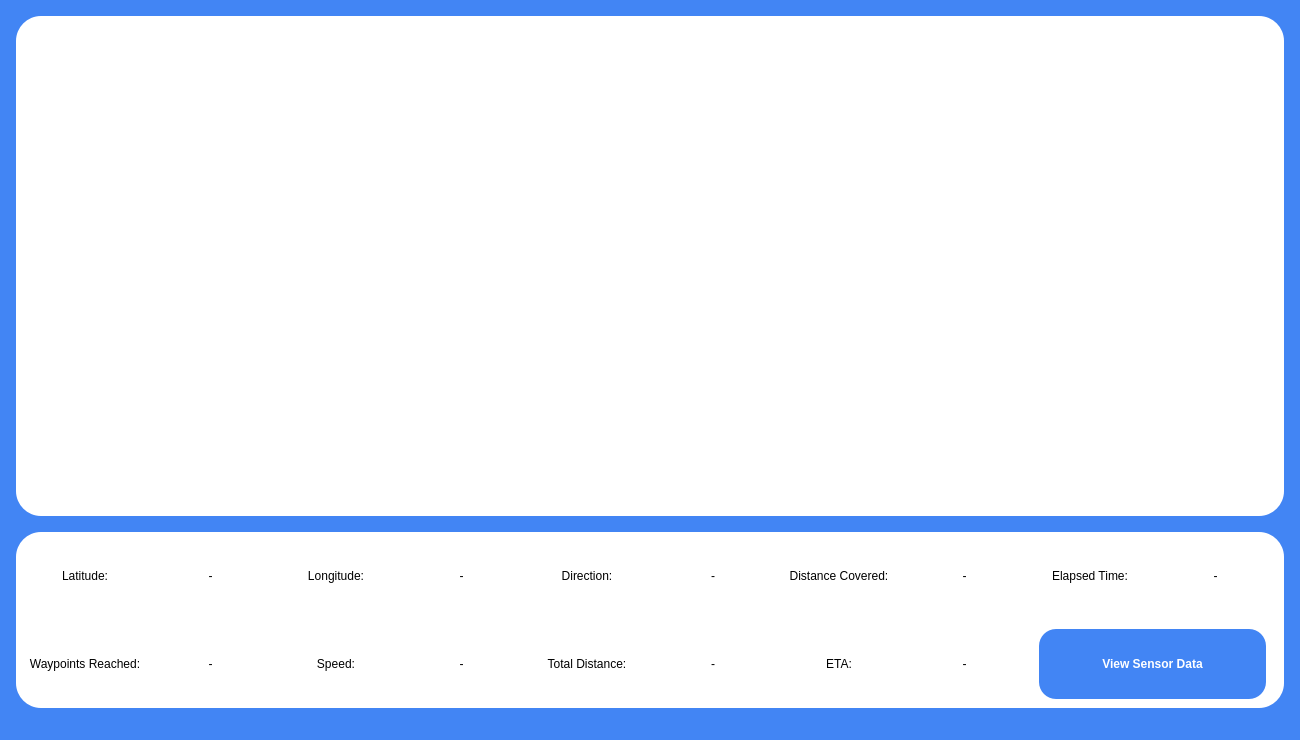
<?xml version="1.0" encoding="UTF-8"?>
<ui version="4.0">
 <class>MainWindow</class>
 <widget class="QMainWindow" name="MainWindow">
  <property name="enabled">
   <bool>true</bool>
  </property>
  <property name="geometry">
   <rect>
    <x>0</x>
    <y>0</y>
    <width>1300</width>
    <height>740</height>
   </rect>
  </property>
  <property name="windowTitle">
   <string>MainWindow</string>
  </property>
  <widget class="QWidget" name="centralwidget">
   <layout class="QVBoxLayout" name="verticalLayout_13">
    <property name="leftMargin">
     <number>0</number>
    </property>
    <property name="topMargin">
     <number>0</number>
    </property>
    <property name="rightMargin">
     <number>0</number>
    </property>
    <property name="bottomMargin">
     <number>0</number>
    </property>
    <item>
     <widget class="QStackedWidget" name="stackedWidget">
      <property name="styleSheet">
       <string notr="true">#Login_Page{
background-color: #4285F4;
}

#Configuration_Page{background-color: #4285F4;
}

#Map_Page{background-color: #4285F4;
}

 #Sensor_Page{background-color: #4285F4;
}</string>
      </property>
      <property name="currentIndex">
       <number>2</number>
      </property>
      <widget class="QWidget" name="Login_Page">
       <widget class="QWidget" name="Login_Widget" native="true">
        <property name="geometry">
         <rect>
          <x>860</x>
          <y>100</y>
          <width>412</width>
          <height>540</height>
         </rect>
        </property>
        <property name="sizePolicy">
         <sizepolicy hsizetype="Fixed" vsizetype="Fixed">
          <horstretch>0</horstretch>
          <verstretch>0</verstretch>
         </sizepolicy>
        </property>
        <property name="autoFillBackground">
         <bool>false</bool>
        </property>
        <property name="styleSheet">
         <string notr="true">#Login_Widget{
background-color: #FFFFFF;
border-radius: 30px;
padding: 20px}</string>
        </property>
        <layout class="QVBoxLayout" name="verticalLayout" stretch="0,0,0,0">
         <property name="leftMargin">
          <number>36</number>
         </property>
         <property name="topMargin">
          <number>56</number>
         </property>
         <property name="rightMargin">
          <number>36</number>
         </property>
         <property name="bottomMargin">
          <number>84</number>
         </property>
         <item>
          <widget class="QLineEdit" name="Login_LineEdit">
           <property name="font">
            <font>
             <pointsize>22</pointsize>
             <weight>75</weight>
             <bold>true</bold>
            </font>
           </property>
           <property name="layoutDirection">
            <enum>Qt::LeftToRight</enum>
           </property>
           <property name="styleSheet">
            <string notr="true"/>
           </property>
           <property name="text">
            <string>Login</string>
           </property>
           <property name="frame">
            <bool>false</bool>
           </property>
           <property name="alignment">
            <set>Qt::AlignCenter</set>
           </property>
          </widget>
         </item>
         <item>
          <widget class="QWidget" name="widget_8" native="true">
           <layout class="QVBoxLayout" name="verticalLayout_9">
            <item>
             <widget class="QWidget" name="widget_6" native="true">
              <layout class="QVBoxLayout" name="verticalLayout_7">
               <property name="spacing">
                <number>17</number>
               </property>
               <item>
                <widget class="QLineEdit" name="Username_LineEdit">
                 <property name="font">
                  <font>
                   <pointsize>16</pointsize>
                   <weight>75</weight>
                   <bold>true</bold>
                  </font>
                 </property>
                 <property name="text">
                  <string>Username</string>
                 </property>
                 <property name="frame">
                  <bool>false</bool>
                 </property>
                </widget>
               </item>
               <item>
                <widget class="QLineEdit" name="Enter_Username_LineEdit">
                 <property name="minimumSize">
                  <size>
                   <width>0</width>
                   <height>44</height>
                  </size>
                 </property>
                 <property name="maximumSize">
                  <size>
                   <width>16777215</width>
                   <height>44</height>
                  </size>
                 </property>
                 <property name="styleSheet">
                  <string notr="true">#Enter_Username_LineEdit{
border : solid #868686;
border-width : 2px;
border-radius: 10px
}</string>
                 </property>
                 <property name="frame">
                  <bool>false</bool>
                 </property>
                 <property name="placeholderText">
                  <string>Enter Username</string>
                 </property>
                </widget>
               </item>
              </layout>
             </widget>
            </item>
            <item>
             <widget class="QWidget" name="widget_7" native="true">
              <layout class="QVBoxLayout" name="verticalLayout_8">
               <property name="spacing">
                <number>17</number>
               </property>
               <item>
                <widget class="QLineEdit" name="Password_LineEdit">
                 <property name="font">
                  <font>
                   <pointsize>16</pointsize>
                   <weight>75</weight>
                   <bold>true</bold>
                  </font>
                 </property>
                 <property name="text">
                  <string>Password</string>
                 </property>
                 <property name="frame">
                  <bool>false</bool>
                 </property>
                </widget>
               </item>
               <item>
                <widget class="QLineEdit" name="Enter_Password_LineEdit">
                 <property name="sizePolicy">
                  <sizepolicy hsizetype="Expanding" vsizetype="Fixed">
                   <horstretch>0</horstretch>
                   <verstretch>0</verstretch>
                  </sizepolicy>
                 </property>
                 <property name="minimumSize">
                  <size>
                   <width>0</width>
                   <height>44</height>
                  </size>
                 </property>
                 <property name="maximumSize">
                  <size>
                   <width>16777215</width>
                   <height>44</height>
                  </size>
                 </property>
                 <property name="styleSheet">
                  <string notr="true">#Enter_Password_LineEdit{
border : solid #868686;
border-width : 2px;
border-radius: 10px
}</string>
                 </property>
                 <property name="frame">
                  <bool>false</bool>
                 </property>
                 <property name="placeholderText">
                  <string>Enter Password</string>
                 </property>
                </widget>
               </item>
              </layout>
             </widget>
            </item>
           </layout>
          </widget>
         </item>
         <item>
          <widget class="QLineEdit" name="Error_LineEdit">
           <property name="minimumSize">
            <size>
             <width>0</width>
             <height>20</height>
            </size>
           </property>
           <property name="maximumSize">
            <size>
             <width>16777215</width>
             <height>20</height>
            </size>
           </property>
           <property name="frame">
            <bool>false</bool>
           </property>
          </widget>
         </item>
         <item>
          <widget class="QPushButton" name="Login_PushButton">
           <property name="sizePolicy">
            <sizepolicy hsizetype="Expanding" vsizetype="Fixed">
             <horstretch>0</horstretch>
             <verstretch>0</verstretch>
            </sizepolicy>
           </property>
           <property name="minimumSize">
            <size>
             <width>340</width>
             <height>56</height>
            </size>
           </property>
           <property name="maximumSize">
            <size>
             <width>340</width>
             <height>56</height>
            </size>
           </property>
           <property name="font">
            <font>
             <pointsize>16</pointsize>
             <weight>75</weight>
             <bold>true</bold>
            </font>
           </property>
           <property name="styleSheet">
            <string notr="true">#Login_PushButton{
background-color: qlineargradient(x1: 0, y1: 0, x2: 0, y2: 1, stop: 0 #4285F4, stop: 1 #4285F4);
border: none;
border-radius: 20px;
color: white
}</string>
           </property>
           <property name="text">
            <string>Login</string>
           </property>
          </widget>
         </item>
        </layout>
       </widget>
      </widget>
      <widget class="QWidget" name="Configuration_Page">
       <widget class="QWidget" name="Background_Card" native="true">
        <property name="geometry">
         <rect>
          <x>150</x>
          <y>100</y>
          <width>1000</width>
          <height>540</height>
         </rect>
        </property>
        <property name="sizePolicy">
         <sizepolicy hsizetype="Fixed" vsizetype="Fixed">
          <horstretch>0</horstretch>
          <verstretch>0</verstretch>
         </sizepolicy>
        </property>
        <property name="layoutDirection">
         <enum>Qt::LeftToRight</enum>
        </property>
        <property name="styleSheet">
         <string notr="true">#Background_Card{
background-color:#FFFFFF;
border-radius:40;

}</string>
        </property>
        <layout class="QVBoxLayout" name="verticalLayout_2">
         <property name="topMargin">
          <number>56</number>
         </property>
         <property name="bottomMargin">
          <number>69</number>
         </property>
         <item>
          <widget class="QLineEdit" name="Initial_Configuration_LineEdit">
           <property name="sizePolicy">
            <sizepolicy hsizetype="Expanding" vsizetype="Fixed">
             <horstretch>0</horstretch>
             <verstretch>0</verstretch>
            </sizepolicy>
           </property>
           <property name="font">
            <font>
             <pointsize>22</pointsize>
             <weight>75</weight>
             <bold>true</bold>
            </font>
           </property>
           <property name="styleSheet">
            <string notr="true">#Initial_Configuration_LineEdit{
background: transparent}</string>
           </property>
           <property name="text">
            <string>Initial Configuration</string>
           </property>
           <property name="frame">
            <bool>false</bool>
           </property>
           <property name="alignment">
            <set>Qt::AlignCenter</set>
           </property>
          </widget>
         </item>
         <item>
          <widget class="QWidget" name="widget" native="true">
           <layout class="QHBoxLayout" name="horizontalLayout" stretch="5,5">
            <item alignment="Qt::AlignTop">
             <widget class="QWidget" name="widget_2" native="true">
              <layout class="QVBoxLayout" name="verticalLayout_3">
               <property name="spacing">
                <number>36</number>
               </property>
               <item alignment="Qt::AlignTop">
                <widget class="QWidget" name="widget_4" native="true">
                 <layout class="QVBoxLayout" name="verticalLayout_5">
                  <property name="spacing">
                   <number>17</number>
                  </property>
                  <item>
                   <widget class="QLineEdit" name="Initial_Latitude_LineEdit">
                    <property name="font">
                     <font>
                      <pointsize>16</pointsize>
                      <weight>75</weight>
                      <bold>true</bold>
                     </font>
                    </property>
                    <property name="text">
                     <string>Initial Latitude</string>
                    </property>
                    <property name="frame">
                     <bool>false</bool>
                    </property>
                   </widget>
                  </item>
                  <item>
                   <widget class="QLineEdit" name="Enter_Latitude_LineEdit">
                    <property name="minimumSize">
                     <size>
                      <width>0</width>
                      <height>44</height>
                     </size>
                    </property>
                    <property name="styleSheet">
                     <string notr="true">#Enter_Latitude_LineEdit{
border : solid #868686;
border-width : 2px;
border-radius: 10px
}</string>
                    </property>
                    <property name="placeholderText">
                     <string>Enter current Latitude</string>
                    </property>
                   </widget>
                  </item>
                 </layout>
                </widget>
               </item>
               <item alignment="Qt::AlignTop">
                <widget class="QWidget" name="widget_5" native="true">
                 <layout class="QVBoxLayout" name="verticalLayout_6">
                  <property name="spacing">
                   <number>16</number>
                  </property>
                  <item>
                   <widget class="QLineEdit" name="Initial_Longitude_LineEdit">
                    <property name="font">
                     <font>
                      <pointsize>16</pointsize>
                      <weight>75</weight>
                      <bold>true</bold>
                     </font>
                    </property>
                    <property name="text">
                     <string>Initial Longitude</string>
                    </property>
                    <property name="frame">
                     <bool>false</bool>
                    </property>
                   </widget>
                  </item>
                  <item>
                   <widget class="QLineEdit" name="Enter_Longitude_LineEdit">
                    <property name="minimumSize">
                     <size>
                      <width>0</width>
                      <height>44</height>
                     </size>
                    </property>
                    <property name="styleSheet">
                     <string notr="true">#Enter_Longitude_LineEdit{
border : solid #868686;
border-width : 2px;
border-radius: 10px
}</string>
                    </property>
                    <property name="placeholderText">
                     <string>Enter current Longitude</string>
                    </property>
                   </widget>
                  </item>
                 </layout>
                </widget>
               </item>
              </layout>
             </widget>
            </item>
            <item alignment="Qt::AlignHCenter">
             <widget class="QWidget" name="widget_3" native="true">
              <layout class="QVBoxLayout" name="verticalLayout_4">
               <item>
                <widget class="QPushButton" name="Load_PushButton">
                 <property name="sizePolicy">
                  <sizepolicy hsizetype="Fixed" vsizetype="Fixed">
                   <horstretch>0</horstretch>
                   <verstretch>0</verstretch>
                  </sizepolicy>
                 </property>
                 <property name="minimumSize">
                  <size>
                   <width>256</width>
                   <height>56</height>
                  </size>
                 </property>
                 <property name="font">
                  <font>
                   <pointsize>16</pointsize>
                   <weight>75</weight>
                   <bold>true</bold>
                  </font>
                 </property>
                 <property name="styleSheet">
                  <string notr="true">#Load_PushButton{
background-color: qlineargradient(x1: 0, y1: 0, x2: 0, y2: 1, stop: 0 #4285F4, stop: 1 #4285F4);
border: none;
border-radius: 20px;
color: white
}</string>
                 </property>
                 <property name="text">
                  <string>Load</string>
                 </property>
                </widget>
               </item>
               <item>
                <widget class="QPushButton" name="Save_PushButton">
                 <property name="sizePolicy">
                  <sizepolicy hsizetype="Fixed" vsizetype="Fixed">
                   <horstretch>0</horstretch>
                   <verstretch>0</verstretch>
                  </sizepolicy>
                 </property>
                 <property name="minimumSize">
                  <size>
                   <width>256</width>
                   <height>56</height>
                  </size>
                 </property>
                 <property name="font">
                  <font>
                   <pointsize>16</pointsize>
                   <weight>75</weight>
                   <bold>true</bold>
                  </font>
                 </property>
                 <property name="styleSheet">
                  <string notr="true">#Save_PushButton{
background-color: qlineargradient(x1: 0, y1: 0, x2: 0, y2: 1, stop: 0 #4285F4, stop: 1 #4285F4);
border: none;
border-radius: 20px;
color: white
}</string>
                 </property>
                 <property name="text">
                  <string>Save</string>
                 </property>
                </widget>
               </item>
               <item>
                <widget class="QPushButton" name="Start_PushButton">
                 <property name="sizePolicy">
                  <sizepolicy hsizetype="Fixed" vsizetype="Fixed">
                   <horstretch>0</horstretch>
                   <verstretch>0</verstretch>
                  </sizepolicy>
                 </property>
                 <property name="minimumSize">
                  <size>
                   <width>256</width>
                   <height>56</height>
                  </size>
                 </property>
                 <property name="font">
                  <font>
                   <pointsize>16</pointsize>
                   <weight>75</weight>
                   <bold>true</bold>
                  </font>
                 </property>
                 <property name="styleSheet">
                  <string notr="true">#Start_PushButton{
background-color: qlineargradient(x1: 0, y1: 0, x2: 0, y2: 1, stop: 0 #4285F4, stop: 1 #4285F4);
border: none;
border-radius: 20px;
color: white
}</string>
                 </property>
                 <property name="text">
                  <string>Start</string>
                 </property>
                </widget>
               </item>
              </layout>
             </widget>
            </item>
           </layout>
          </widget>
         </item>
        </layout>
       </widget>
      </widget>
      <widget class="QWidget" name="Map_Page">
       <layout class="QVBoxLayout" name="verticalLayout_10">
        <property name="leftMargin">
         <number>16</number>
        </property>
        <property name="topMargin">
         <number>16</number>
        </property>
        <property name="rightMargin">
         <number>16</number>
        </property>
        <property name="bottomMargin">
         <number>32</number>
        </property>
        <item>
         <layout class="QVBoxLayout" name="verticalLayout_12" stretch="9,1">
          <property name="spacing">
           <number>16</number>
          </property>
          <property name="sizeConstraint">
           <enum>QLayout::SetDefaultConstraint</enum>
          </property>
          <item>
           <widget class="QWidget" name="Map_Widget" native="true">
            <property name="maximumSize">
             <size>
              <width>16777215</width>
              <height>500</height>
             </size>
            </property>
            <property name="styleSheet">
             <string notr="true">#Map_Widget{
background-color: #FFFFFF;
border-radius: 25px;
padding: 20px}</string>
            </property>
           </widget>
          </item>
          <item>
           <widget class="QWidget" name="Info_Widget" native="true">
            <property name="sizePolicy">
             <sizepolicy hsizetype="Preferred" vsizetype="Minimum">
              <horstretch>0</horstretch>
              <verstretch>0</verstretch>
             </sizepolicy>
            </property>
            <property name="minimumSize">
             <size>
              <width>0</width>
              <height>0</height>
             </size>
            </property>
            <property name="styleSheet">
             <string notr="true">#Info_Widget{
background-color: #FFFFFF;
border-radius: 25px;
padding: 20px}</string>
            </property>
            <layout class="QVBoxLayout" name="verticalLayout_11" stretch="0,0">
             <property name="spacing">
              <number>0</number>
             </property>
             <property name="leftMargin">
              <number>0</number>
             </property>
             <property name="topMargin">
              <number>0</number>
             </property>
             <property name="rightMargin">
              <number>0</number>
             </property>
             <property name="bottomMargin">
              <number>0</number>
             </property>
             <item>
              <widget class="QWidget" name="widget_9" native="true">
               <property name="sizePolicy">
                <sizepolicy hsizetype="Preferred" vsizetype="Minimum">
                 <horstretch>0</horstretch>
                 <verstretch>0</verstretch>
                </sizepolicy>
               </property>
               <property name="minimumSize">
                <size>
                 <width>0</width>
                 <height>0</height>
                </size>
               </property>
               <layout class="QHBoxLayout" name="horizontalLayout_2">
                <property name="topMargin">
                 <number>0</number>
                </property>
                <property name="bottomMargin">
                 <number>0</number>
                </property>
                <item>
                 <widget class="QWidget" name="widget_15" native="true">
                  <layout class="QHBoxLayout" name="horizontalLayout_4">
                   <property name="leftMargin">
                    <number>0</number>
                   </property>
                   <property name="topMargin">
                    <number>0</number>
                   </property>
                   <property name="rightMargin">
                    <number>0</number>
                   </property>
                   <property name="bottomMargin">
                    <number>0</number>
                   </property>
                   <item>
                    <widget class="QLabel" name="label">
                     <property name="text">
                      <string>Latitude:</string>
                     </property>
                     <property name="alignment">
                      <set>Qt::AlignCenter</set>
                     </property>
                    </widget>
                   </item>
                   <item>
                    <widget class="QLabel" name="Current_Latitude_Label_5">
                     <property name="text">
                      <string>-</string>
                     </property>
                     <property name="alignment">
                      <set>Qt::AlignCenter</set>
                     </property>
                    </widget>
                   </item>
                  </layout>
                 </widget>
                </item>
                <item>
                 <widget class="QWidget" name="widget_14" native="true">
                  <layout class="QHBoxLayout" name="horizontalLayout_5">
                   <property name="leftMargin">
                    <number>0</number>
                   </property>
                   <property name="topMargin">
                    <number>0</number>
                   </property>
                   <property name="rightMargin">
                    <number>0</number>
                   </property>
                   <property name="bottomMargin">
                    <number>0</number>
                   </property>
                   <item>
                    <widget class="QLabel" name="label_4">
                     <property name="text">
                      <string>Longitude:</string>
                     </property>
                     <property name="alignment">
                      <set>Qt::AlignCenter</set>
                     </property>
                    </widget>
                   </item>
                   <item>
                    <widget class="QLabel" name="Current_Longitude_Label_5">
                     <property name="text">
                      <string>-</string>
                     </property>
                     <property name="alignment">
                      <set>Qt::AlignCenter</set>
                     </property>
                    </widget>
                   </item>
                  </layout>
                 </widget>
                </item>
                <item>
                 <widget class="QWidget" name="widget_13" native="true">
                  <layout class="QHBoxLayout" name="horizontalLayout_9">
                   <property name="leftMargin">
                    <number>0</number>
                   </property>
                   <property name="topMargin">
                    <number>0</number>
                   </property>
                   <property name="rightMargin">
                    <number>0</number>
                   </property>
                   <property name="bottomMargin">
                    <number>0</number>
                   </property>
                   <item>
                    <widget class="QLabel" name="label_7">
                     <property name="text">
                      <string>Direction:</string>
                     </property>
                     <property name="alignment">
                      <set>Qt::AlignCenter</set>
                     </property>
                    </widget>
                   </item>
                   <item>
                    <widget class="QLabel" name="Current_Direction_Label_5">
                     <property name="text">
                      <string>-</string>
                     </property>
                     <property name="alignment">
                      <set>Qt::AlignCenter</set>
                     </property>
                    </widget>
                   </item>
                  </layout>
                 </widget>
                </item>
                <item>
                 <widget class="QWidget" name="widget_12" native="true">
                  <layout class="QHBoxLayout" name="horizontalLayout_10">
                   <property name="leftMargin">
                    <number>0</number>
                   </property>
                   <property name="topMargin">
                    <number>0</number>
                   </property>
                   <property name="rightMargin">
                    <number>0</number>
                   </property>
                   <property name="bottomMargin">
                    <number>0</number>
                   </property>
                   <item>
                    <widget class="QLabel" name="label_11">
                     <property name="text">
                      <string>Distance Covered:</string>
                     </property>
                     <property name="alignment">
                      <set>Qt::AlignCenter</set>
                     </property>
                    </widget>
                   </item>
                   <item>
                    <widget class="QLabel" name="Distance_Covered_Label_5">
                     <property name="text">
                      <string>-</string>
                     </property>
                     <property name="alignment">
                      <set>Qt::AlignCenter</set>
                     </property>
                    </widget>
                   </item>
                  </layout>
                 </widget>
                </item>
                <item>
                 <widget class="QWidget" name="widget_11" native="true">
                  <layout class="QHBoxLayout" name="horizontalLayout_13">
                   <property name="leftMargin">
                    <number>0</number>
                   </property>
                   <property name="topMargin">
                    <number>0</number>
                   </property>
                   <property name="rightMargin">
                    <number>0</number>
                   </property>
                   <property name="bottomMargin">
                    <number>0</number>
                   </property>
                   <item>
                    <widget class="QLabel" name="label_15">
                     <property name="text">
                      <string>Elapsed Time:</string>
                     </property>
                     <property name="alignment">
                      <set>Qt::AlignCenter</set>
                     </property>
                    </widget>
                   </item>
                   <item>
                    <widget class="QLabel" name="Elapsed_Time_Label_5">
                     <property name="text">
                      <string>-</string>
                     </property>
                     <property name="alignment">
                      <set>Qt::AlignCenter</set>
                     </property>
                    </widget>
                   </item>
                  </layout>
                 </widget>
                </item>
               </layout>
              </widget>
             </item>
             <item>
              <widget class="QWidget" name="widget_10" native="true">
               <layout class="QHBoxLayout" name="horizontalLayout_3" stretch="0,0,0,0,0">
                <property name="topMargin">
                 <number>0</number>
                </property>
                <property name="bottomMargin">
                 <number>0</number>
                </property>
                <item>
                 <widget class="QWidget" name="widget_20" native="true">
                  <layout class="QHBoxLayout" name="horizontalLayout_7">
                   <property name="leftMargin">
                    <number>0</number>
                   </property>
                   <property name="topMargin">
                    <number>0</number>
                   </property>
                   <property name="rightMargin">
                    <number>0</number>
                   </property>
                   <property name="bottomMargin">
                    <number>0</number>
                   </property>
                   <item>
                    <widget class="QLabel" name="label_19">
                     <property name="text">
                      <string>Waypoints Reached:</string>
                     </property>
                     <property name="alignment">
                      <set>Qt::AlignCenter</set>
                     </property>
                    </widget>
                   </item>
                   <item>
                    <widget class="QLabel" name="Waypoints_Reached_Label_4">
                     <property name="text">
                      <string>-</string>
                     </property>
                     <property name="alignment">
                      <set>Qt::AlignCenter</set>
                     </property>
                    </widget>
                   </item>
                  </layout>
                 </widget>
                </item>
                <item>
                 <widget class="QWidget" name="widget_19" native="true">
                  <layout class="QHBoxLayout" name="horizontalLayout_6">
                   <property name="leftMargin">
                    <number>0</number>
                   </property>
                   <property name="topMargin">
                    <number>0</number>
                   </property>
                   <property name="rightMargin">
                    <number>0</number>
                   </property>
                   <property name="bottomMargin">
                    <number>0</number>
                   </property>
                   <item>
                    <widget class="QLabel" name="label_23">
                     <property name="text">
                      <string>Speed:</string>
                     </property>
                     <property name="alignment">
                      <set>Qt::AlignCenter</set>
                     </property>
                    </widget>
                   </item>
                   <item>
                    <widget class="QLabel" name="Current_Speed_Label_4">
                     <property name="text">
                      <string>-</string>
                     </property>
                     <property name="alignment">
                      <set>Qt::AlignCenter</set>
                     </property>
                    </widget>
                   </item>
                  </layout>
                 </widget>
                </item>
                <item>
                 <widget class="QWidget" name="widget_18" native="true">
                  <layout class="QHBoxLayout" name="horizontalLayout_8">
                   <property name="leftMargin">
                    <number>0</number>
                   </property>
                   <property name="topMargin">
                    <number>0</number>
                   </property>
                   <property name="rightMargin">
                    <number>0</number>
                   </property>
                   <property name="bottomMargin">
                    <number>0</number>
                   </property>
                   <item>
                    <widget class="QLabel" name="label_25">
                     <property name="text">
                      <string>Total Distance:</string>
                     </property>
                     <property name="alignment">
                      <set>Qt::AlignCenter</set>
                     </property>
                    </widget>
                   </item>
                   <item>
                    <widget class="QLabel" name="Total_Distance_Label_4">
                     <property name="text">
                      <string>-</string>
                     </property>
                     <property name="alignment">
                      <set>Qt::AlignCenter</set>
                     </property>
                    </widget>
                   </item>
                  </layout>
                 </widget>
                </item>
                <item>
                 <widget class="QWidget" name="widget_17" native="true">
                  <layout class="QHBoxLayout" name="horizontalLayout_11">
                   <property name="leftMargin">
                    <number>0</number>
                   </property>
                   <property name="topMargin">
                    <number>0</number>
                   </property>
                   <property name="rightMargin">
                    <number>0</number>
                   </property>
                   <property name="bottomMargin">
                    <number>0</number>
                   </property>
                   <item>
                    <widget class="QLabel" name="label_27">
                     <property name="text">
                      <string>ETA:</string>
                     </property>
                     <property name="alignment">
                      <set>Qt::AlignCenter</set>
                     </property>
                    </widget>
                   </item>
                   <item>
                    <widget class="QLabel" name="ETA_Label">
                     <property name="text">
                      <string>-</string>
                     </property>
                     <property name="alignment">
                      <set>Qt::AlignCenter</set>
                     </property>
                    </widget>
                   </item>
                  </layout>
                 </widget>
                </item>
                <item>
                 <widget class="QWidget" name="widget_16" native="true">
                  <layout class="QHBoxLayout" name="horizontalLayout_12">
                   <item>
                    <widget class="QPushButton" name="View_Sensor_data_PushButton">
                     <property name="sizePolicy">
                      <sizepolicy hsizetype="Preferred" vsizetype="Preferred">
                       <horstretch>0</horstretch>
                       <verstretch>0</verstretch>
                      </sizepolicy>
                     </property>
                     <property name="minimumSize">
                      <size>
                       <width>0</width>
                       <height>0</height>
                      </size>
                     </property>
                     <property name="font">
                      <font>
                       <weight>75</weight>
                       <bold>true</bold>
                      </font>
                     </property>
                     <property name="layoutDirection">
                      <enum>Qt::RightToLeft</enum>
                     </property>
                     <property name="styleSheet">
                      <string notr="true">#View_Sensor_data_PushButton{
background-color: qlineargradient(x1: 0, y1: 0, x2: 0, y2: 1, stop: 0 #4285F4, stop: 1 #4285F4);
border: none;
border-radius: 17px;
color: white}</string>
                     </property>
                     <property name="text">
                      <string>View Sensor Data</string>
                     </property>
                     <property name="checkable">
                      <bool>false</bool>
                     </property>
                     <property name="autoExclusive">
                      <bool>false</bool>
                     </property>
                    </widget>
                   </item>
                  </layout>
                 </widget>
                </item>
               </layout>
              </widget>
             </item>
            </layout>
           </widget>
          </item>
         </layout>
        </item>
       </layout>
      </widget>
      <widget class="QWidget" name="Sensor_Page">
       <widget class="QWidget" name="verticalWidget" native="true">
        <property name="geometry">
         <rect>
          <x>-1</x>
          <y>-1</y>
          <width>1301</width>
          <height>741</height>
         </rect>
        </property>
        <layout class="QVBoxLayout" name="verticalLayout_14" stretch="5,95">
         <property name="spacing">
          <number>36</number>
         </property>
         <property name="leftMargin">
          <number>12</number>
         </property>
         <property name="topMargin">
          <number>12</number>
         </property>
         <property name="rightMargin">
          <number>12</number>
         </property>
         <property name="bottomMargin">
          <number>48</number>
         </property>
         <item alignment="Qt::AlignVCenter">
          <widget class="QPushButton" name="Sensors_Page_Back_PushButton">
           <property name="sizePolicy">
            <sizepolicy hsizetype="Maximum" vsizetype="Fixed">
             <horstretch>0</horstretch>
             <verstretch>0</verstretch>
            </sizepolicy>
           </property>
           <property name="font">
            <font>
             <pointsize>16</pointsize>
             <weight>75</weight>
             <bold>true</bold>
            </font>
           </property>
           <property name="styleSheet">
            <string notr="true">#Sensors_Page_Back_PushButton{
background-color: qlineargradient(x1: 0, y1: 0, x2: 0, y2: 1, stop: 0 #FFFFFF, stop: 1 #FFFFFF);
border: none;
border-radius: 10;
color: black;
padding:10
}</string>
           </property>
           <property name="text">
            <string>&lt;- Back</string>
           </property>
          </widget>
         </item>
         <item>
          <widget class="QWidget" name="Sensor_Widget" native="true">
           <property name="maximumSize">
            <size>
             <width>16777215</width>
             <height>16777215</height>
            </size>
           </property>
           <property name="styleSheet">
            <string notr="true">#Sensor_Widget
{
background-color: #FFFFFF;
border-radius: 50
}</string>
           </property>
          </widget>
         </item>
        </layout>
       </widget>
      </widget>
     </widget>
    </item>
   </layout>
  </widget>
 </widget>
 <resources/>
 <connections/>
</ui>
